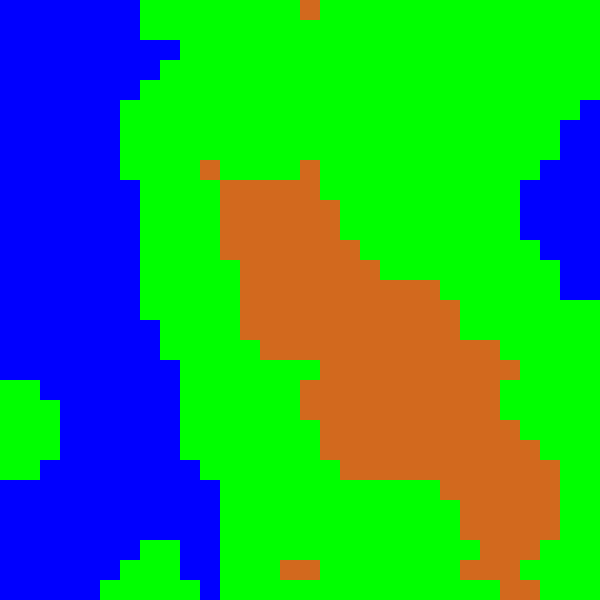
Frame 1 (no input)
Frame 60 (no input): identical to frame 1, image omitted
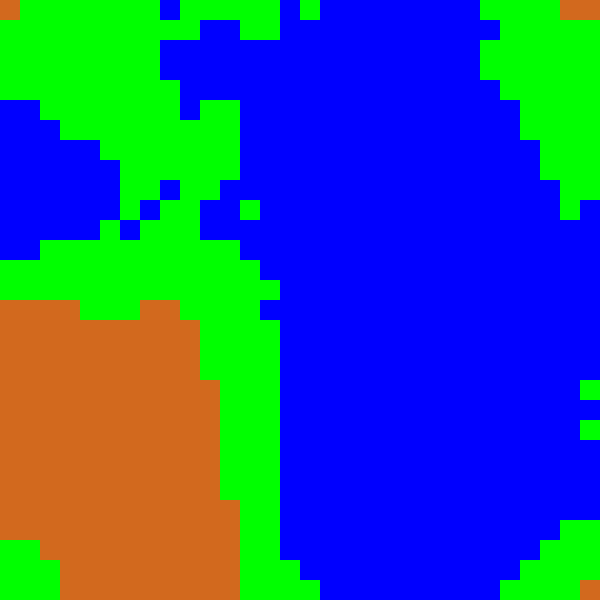
Frame 120 (the mouse pressed at the canvas centre since frame 60)

The p5.js sketch that drew these frames (run headless with seeded random() and noise() and a simulated clock; from frame 60 on, the mouse is pressed at the canvas centre):

// p5.js sketch
// ── sketch.js
let step = .05;

const mountain = .35;
const sand = .48;
const water = 1;

let xOffset = 0;
let yOffset = 0;

const tileWitdth = 20;
const tiles = 30;

function setup() {
    createCanvas(tiles * tileWitdth, tiles * tileWitdth);
    background(55);

    noiseDetail(32);
    noStroke()
}

// Just a help to set threshholds
function mousePressed() {
    const pointNoise = noise(
        mouseX * step,
        mouseY * step
    )
    console.log(pointNoise)
}

// Reset perlin noise
function keyPressed() {
    console.log(key)
}

function draw() {
    // xOffset = round(lerp(xOffset, mouseX * step, .1))
    xOffset = mouseX * step

    // yOffset = round(lerp(yOffset, mouseY * step, .1))
    yOffset = mouseY * step

    for (let y = 0; y < height / tileWitdth; y++) {
        const yN = y * step;
        for (let x = 0; x < width / tileWitdth; x++) {
            const xN = x * step;
            const noiseR = noise(xOffset + xN, yOffset + yN)
            // console.log(noiseR)
            // stroke(map(noiseR, 0, 1, 0, 255));

            if (noiseR <= mountain) {
                fill(210, 105, 30)
            } else if (noiseR <= sand) {
                fill(0, 255, 0)
            } else {
                fill(0, 0, 255)
            }
            square(x * tileWitdth, y * tileWitdth, tileWitdth);
        }
    }
}
